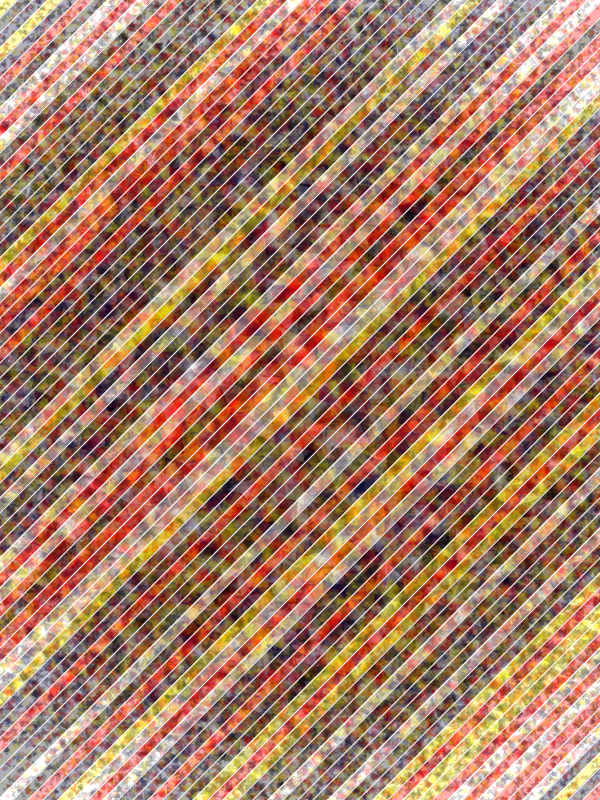
Frame 1 (no input)
Frame 60 (the mouse pressed at the canvas centre just before this capture): identical to frame 1, image omitted
Frame 120 (the mouse held since frame 60 and released just before this capture): identical to frame 1, image omitted

The Processing sketch that drew this single still picture (run headless with seeded random() and noise(); from frame 60 on, the mouse is pressed at the canvas centre):

// Processing sketch: textura2
// ── textura2.pde
color paleta[]; 

void setup() {
  size(600, 800);
  paleta  = new color[5];
  paleta[0] = color(#FF0000);
  paleta[1] = color(#000031);
  paleta[2] = color(#FFF600);
  paleta[3] = color(#FFFFFF);
  paleta[4] = color(#000000);
  background(255);
  noStroke();
  for (int i = 0; i < 200000; i++) {
    fill(paleta[int(random(5))], 60);
    float ang = random(TWO_PI);
    float dis = random(height);
    float x = width/2+cos(ang)*dis;
    float y = height/2+sin(ang)*dis;
    float tam = map(dis,0,height,30,-10);
    if(tam < 0) tam = 0;
    triangle(x, y, tam, random(TWO_PI));
  }
  stroke(255, 220);
  for (int i = 2; i < height*2; i+=15) {
    fill(paleta[int(random(5))], 80);
    beginShape();
    vertex(-15, i);
    vertex( i, -15);
    vertex( i-15, -15);
    vertex(-15, i-15);
    endShape(CLOSE);
  }
}

void draw() {
}

void triangle(float x, float y, float dim, float ang) {
  float da = TWO_PI/3;
  beginShape();
  for (int i = 0; i < 3; i++) {
    vertex(x+cos(da*i+ang)*dim/2, y+sin(da*i+ang)*dim/2);
  }
  endShape(CLOSE);
}
